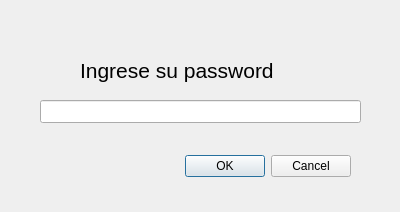
<?xml version="1.0" encoding="UTF-8"?>
<ui version="4.0">
 <class>passDialog</class>
 <widget class="QDialog" name="passDialog">
  <property name="geometry">
   <rect>
    <x>0</x>
    <y>0</y>
    <width>400</width>
    <height>212</height>
   </rect>
  </property>
  <property name="windowTitle">
   <string>Dialog</string>
  </property>
  <widget class="QDialogButtonBox" name="buttonBox">
   <property name="geometry">
    <rect>
     <x>10</x>
     <y>150</y>
     <width>341</width>
     <height>32</height>
    </rect>
   </property>
   <property name="orientation">
    <enum>Qt::Horizontal</enum>
   </property>
   <property name="standardButtons">
    <set>QDialogButtonBox::Cancel|QDialogButtonBox::Ok</set>
   </property>
  </widget>
  <widget class="QLineEdit" name="lineEdit">
   <property name="geometry">
    <rect>
     <x>40</x>
     <y>100</y>
     <width>321</width>
     <height>23</height>
    </rect>
   </property>
   <property name="inputMask">
    <string/>
   </property>
  </widget>
  <widget class="QLabel" name="label">
   <property name="geometry">
    <rect>
     <x>80</x>
     <y>40</y>
     <width>221</width>
     <height>61</height>
    </rect>
   </property>
   <property name="font">
    <font>
     <pointsize>16</pointsize>
    </font>
   </property>
   <property name="text">
    <string>Ingrese su password</string>
   </property>
  </widget>
 </widget>
 <resources/>
 <connections>
  <connection>
   <sender>buttonBox</sender>
   <signal>accepted()</signal>
   <receiver>passDialog</receiver>
   <slot>accept()</slot>
   <hints>
    <hint type="sourcelabel">
     <x>248</x>
     <y>254</y>
    </hint>
    <hint type="destinationlabel">
     <x>157</x>
     <y>274</y>
    </hint>
   </hints>
  </connection>
  <connection>
   <sender>buttonBox</sender>
   <signal>rejected()</signal>
   <receiver>passDialog</receiver>
   <slot>reject()</slot>
   <hints>
    <hint type="sourcelabel">
     <x>316</x>
     <y>260</y>
    </hint>
    <hint type="destinationlabel">
     <x>286</x>
     <y>274</y>
    </hint>
   </hints>
  </connection>
 </connections>
</ui>
